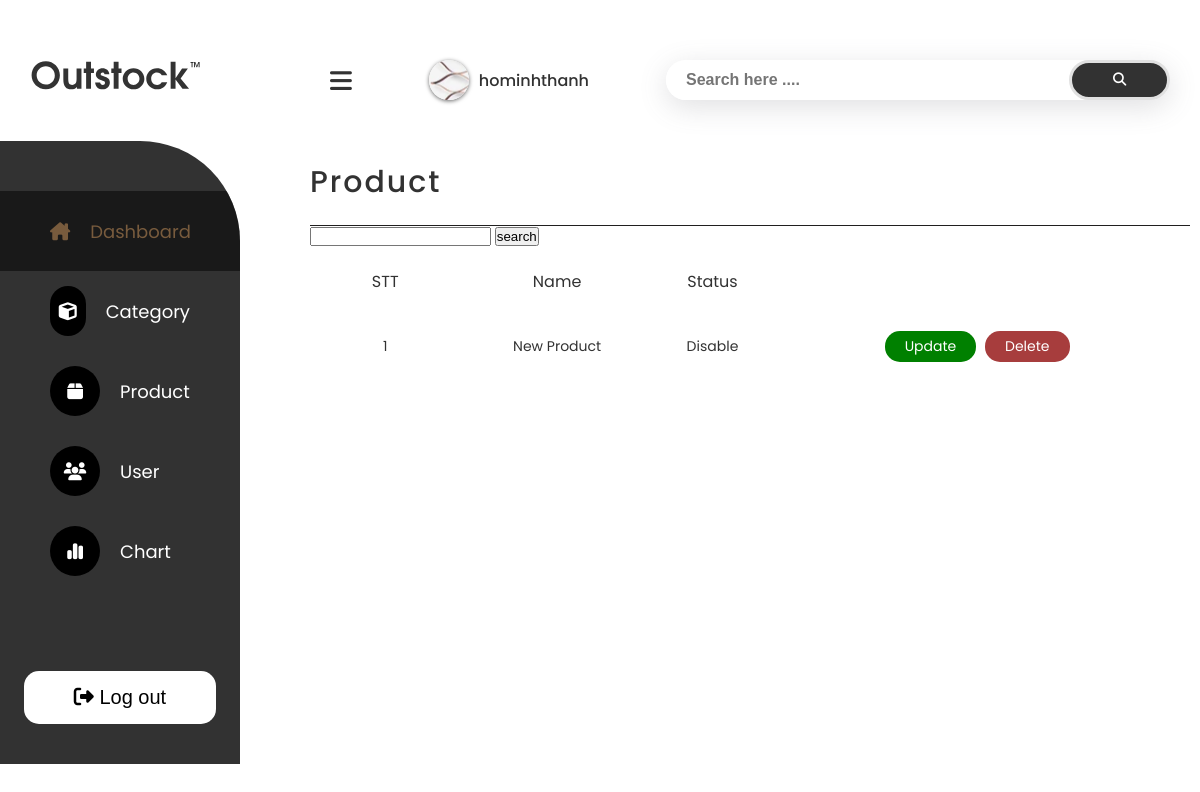
/pj-outstock-wb/admin/index.php?act=cate_db, run on an earlier commit of the app's database.
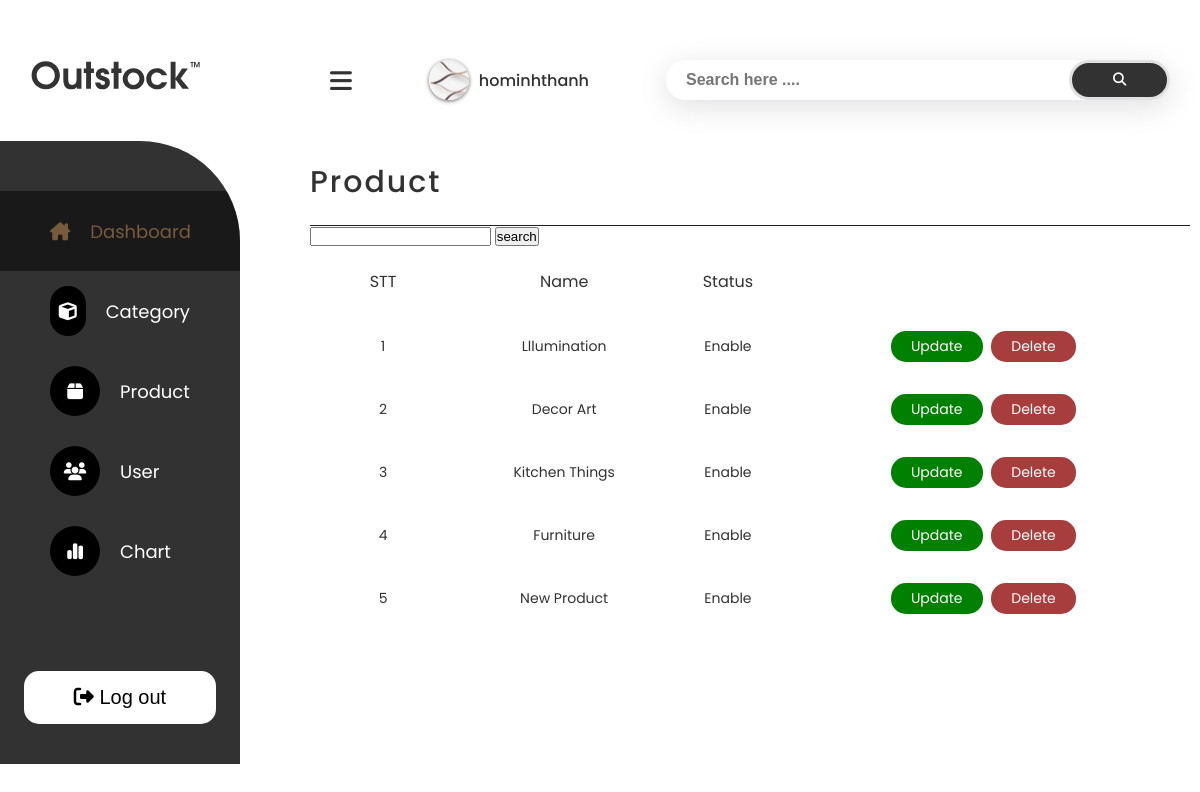
And on a later commit of the database.
### tables this page shows
CREATE TABLE `category` (
  `id` int(11) NOT NULL,
  `status` tinyint(1) NOT NULL DEFAULT 0,
  `name_cate` varchar(150) NOT NULL
);

### pj-outstock-wb/Moduel/moduel_cate.php (called while the page is built, shortened)
<?php
    function getall_cate(){
        $conn = connect_db();
        $stmt = $conn->prepare("SELECT * FROM category ORDER BY id DESC");
        $stmt->execute();
        $kq = $stmt -> fetchAll();
        return $kq;
    }
?>

### pj-outstock-wb/admin/view/category.php (the view)
<div class="c-9 col">
    <div class="header__search">
        <form action="#">
            <div class="header__search-group">
                <div class="fa-solid fa-bars" id="btn-menu"></div>
                <div class="admin__user">
                    <div class="image__user"></div>
                    <div class="name__user">hominhthanh</div>
                </div>
                <div class="search__group-form">
                    <input type="text" placeholder="Search here ....">
                    <button>
                        <i class="fa-solid fa-magnifying-glass"></i>
                    </button>
                </div>
            </div>
        </form>
    </div>
    <div class="col-md-12 display__item">
        <h2 class="title">
            Product
        </h2>
        <form action="./index.php?act=add_cate" method="POST">
            <input type="text" name="name_cate" id="">
            <input type="submit" value="search" name="themmoi">
        </form>
        <form class="form__table" action="#" method="POST">
            <table>
                <thead>
                    <tr>
                        <th>STT</th>
                        <th>Name</th>
                        <th>Status</th>
                    </tr>
                </thead>
                <tbody>
                    <?php
                    $kq = getall_cate();
                    $index = 1;
                    foreach ($kq as $value) {
                        echo '<tr class="table__row">
                        <td>' . $index . '</td>
                        <td>' . $value['name_cate'] . '</td>
                        <td>';
                        if ($value['status'] == 1) {
                            echo 'Enable';
                        } else {
                            echo 'Disable';
                        }
                        echo '</td>
                        <td>
                        <a class="btn btn-update" href="./index.php?act=edit_cate&id=' . $value['id'] . '">Update</a>
                        <a class="btn btn-delete" href="./index.php?act=del_cate&id=' . $value['id'] . '">Delete</a>
                        </td>
                    </tr>';
                        $index++;
                    }
                    ?>
                </tbody>
            </table>
        </form>
    </div>
</div>

### pj-outstock-wb/admin/index.php (shortened to what this page needs)
<?php
include '../Moduel/moduel_cate.php';
?>
<!DOCTYPE html>
<html lang="en">
<head>
      <link rel="stylesheet" href="./css/styles.css">
      <link rel="stylesheet" href="./css/Grid.css">
      <link rel="stylesheet" href="https://cdnjs.cloudflare.com/ajax/libs/font-awesome/6.2.0/css/all.min.css" />
</head>
<body>
      <div class="admin__app">
            <?php
            include './view/nav.php';
            if (isset($_GET['act'])) {
                  switch ($_GET['act']) {
                        case 'cate_db':
                              include './view/category.php';
                              break;
                  }
            } else {
                  include './view/home.php';
            }
            ?>
      </div>
</body>
</html>

### pj-outstock-wb/admin/view/nav.php
<div class="c-3 slide__navbar">
                  <div class="navbar">
                        <div class="navbar__logo">
                              <a>
                                    <img src="./images/logo_dark.svg" alt="">
                              </a>
                        </div>
                        <nav class="navigation">
                              <ul class="list__navbar">
                                    <li>
                                          <a href="index.php?act=home" class="active">
                                                <i class="fa-solid fa-house-chimney"></i>
                                                Dashboard
                                          </a>
                                    </li>
                                    <li>
                                          <a href="index.php?act=cate_db">
                                                <i class="fa-solid fa-cube"></i>
                                                Category
                                          </a>
                                    </li>
                                    <li>
                                          <a href="index.php?act=product_db">
                                                <i class="fa-solid fa-box"></i>
                                                Product
                                          </a>
                                    </li>
                                    <li>
                                          <a href="index.php?act=user_db">
                                                <i class="fa-solid fa-users"></i>
                                                User
                                          </a>
                                    </li>
                                    <li>
                                          <a href="index.php?act=chart">
                                                <i class="fa-solid fa-chart-simple"></i>
                                                Chart
                                          </a>
                                    </li>
                                    <button class="navbar__button" name="logout">
                                          <a href="index.php?act=logout"><i class="fa-solid fa-right-from-bracket"></i> Log out</a>
                                    </button>
                              </ul>
                        </nav>
                  </div>
            </div>

### pj-outstock-wb/admin/css/styles.css (style rules this page uses)
:root { --poppins: 'Poppins', sans-serif; --text-color: #323232; --font-sz: 14px; --navbar: #a3a3a3; --white: #fff; --black: #000; --primary: #bd8448; --line: #e1e1e1; --sales: #c3c3c3; --footer-bg: #232323; --text-footer: #666666; --input: #c3c3c3; --secondary: #201f1f; }
*, *::before, *::after { box-sizing: border-box; padding: 0; margin: 0; }
* { text-decoration: none; list-style-type: none; }
img { width: 100%; display: block; }
a { display: block; }
html { font-family: var(--poppins); font-size: 14px; color: var(--text-color); font-weight: 400; }
.admin__app { display: flex; }
.list__navbar { padding-top: 50px; }
.list__navbar li a.active { color: var(--primary); background: var(--black); opacity: 0.5; }
.list__navbar li a { color: var(--white); padding: 15px 50px; font-size: 18px; transition: 0.3s ease-in; display: flex; align-items: center; }
.list__navbar li a i { width: 50px; height: 50px; border-radius: 100rem; background-color: var(--black); display: flex; align-items: center; justify-content: center; margin-right: 20px; }
.navigation { background-color: var(--text-color); border-radius: 0 100px 0 0; overflow: hidden; }
.navbar { background-color: var(--white); position: fixed; width: 20%; }
.navbar__logo { width: 100%; }
.navbar__logo a { width: 180px; margin: 0 auto; padding-top: 60px; padding-bottom: 50px; }
.navbar__button { border: none; outline: none; background: transparent; margin-top: 80px; width: 100%; display: flex; justify-content: center; padding-bottom: 40px; }
.navbar__button a { color: var(--black); transition: 0.3s ease-in; font-size: 20px; display: block; padding: 15px 30px; width: 80%; border-radius: 15px; background: var(--white); }
.header__search { --height: 80px; background-color: var(--white); height: var(--height); padding: 20px 20px; margin-top: 40px; }
.header__search-group, form { width: 100%; height: 100%; }
.header__search-group { display: flex; align-items: center; justify-content: space-between; }
.search__group-form { border-radius: 30px; height: 40px; width: 60%; box-shadow: rgba(100, 100, 111, 0.2) 0px 7px 29px 0px; position: relative; }
.search__group-form button { width: 20%; height: 100%; border-radius: 30px; position: absolute; top: 0; right: 0; border: none; border: 3px solid var(--line); transition: 0.3s ease-in; background: var(--text-color); overflow: hidden; }
.search__group-form button i { color: white; width: 100%; height: 100%; display: flex; align-items: center; justify-content: center; transition: 0.3s ease-in; }
.search__group-form input { width: 100%; border-radius: 30px; height: 100%; border: none; outline: none; padding-left: 20px; font-size: 16px; font-weight: 600; }
.search__group-form input, .search__group-form button { display: inline-block; }
.title { margin: 40px 0 0; padding-bottom: 20px; font-size: 30px; letter-spacing: 2px; font-weight: 500; border-bottom: 1px solid var(--secondary); }
table { width: 100%; text-align: center; display: table; }
th:first-child { padding: 20px; }
th { font-size: 16px; font-weight: 400; }
td { font-size: 14px; }
tr.table__row { border-radius: 30px; width: 100%; transition: 0.3s ease-out; }
tr.table__row td { padding: 15px 0; }
.btn { display: inline-block; padding: 5px 20px; background: transparent; transition: 0.3 ease-in; border-radius: 15px; margin-right: 5px; }
.btn-update { color: var(--white); background: green; transition: 0.3s ease-in; }
.btn-delete { color: var(--white); background: rgb(167, 61, 61); }
.image__user { border-radius: 100rem; width: 40px; height: 40px; margin-right: 10px; background-image: url(../images/three_banner-1.avif); background-position: center; transition: 0.3 ease-in; box-shadow: rgba(0, 0, 0, 0.6) 0px 1px 4px; }
.name__user { font-weight: 500; font-size: 16px; }
.admin__user { display: flex; align-items: center; }
#btn-menu { font-size: 25px; transition: 0.4s ease-out; }

### pj-outstock-wb/admin/css/Grid.css (style rules this page uses)
.col { padding: 0 10px; }
.c-3 { flex: 0 0 25%; max-width: 25%; }
.c-9 { flex: 0 0 75%; max-width: 75%; }

What changed in the data, as far as the page shows it:
added category: name_cate "Lllumination", status "Enable"
added category: name_cate "Decor Art", status "Enable"
added category: name_cate "Kitchen Things", status "Enable"
added category: name_cate "Furniture", status "Enable"
changed category "New Product": status "Disable" → "Enable"
